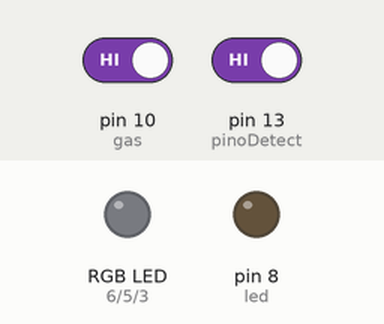
Simulated run of this sketch. Board: Arduino Uno, built with avr-gcc and run on an emulated ATmega328P. Parts: an RGB LED mixed from three pins (HIGH = lit), output pins drawn as LEDs (lit = HIGH). The test bench sets the inputs (shaded band); at power-on: pin 10 (gas) HIGH, pin 13 (pinoDetect) HIGH.

Above: at 1.2 s.
1.3 s: pin 10 (gas) driven LOW
At 2.3 s:
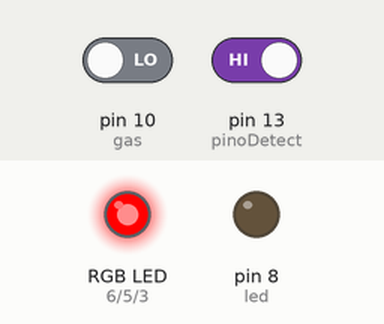
2.8 s: pin 13 (pinoDetect) driven LOW
At 3.5 s:
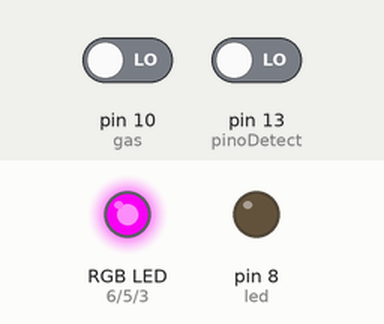
4.3 s: pin 10 (gas) driven HIGH
At 6.9 s:
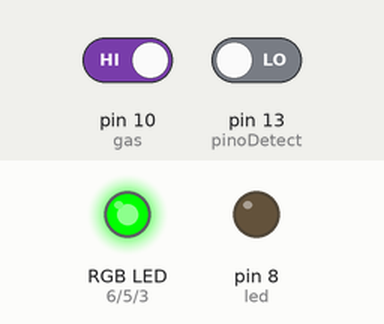
7.3 s: pin 13 (pinoDetect) driven HIGH
At 9.2 s:
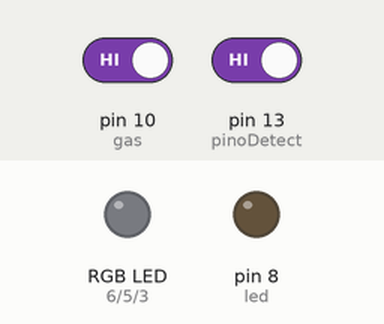
10.3 s: pin 10 (gas) driven LOW
At 11.6 s:
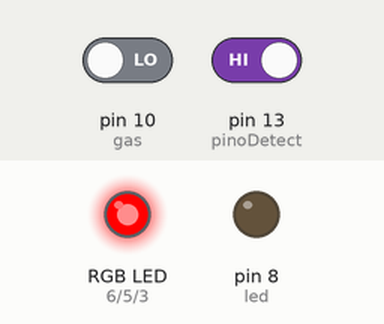
Timing chart, 0 to 12.8 s (numbered marks = the images above; inputs shaded):
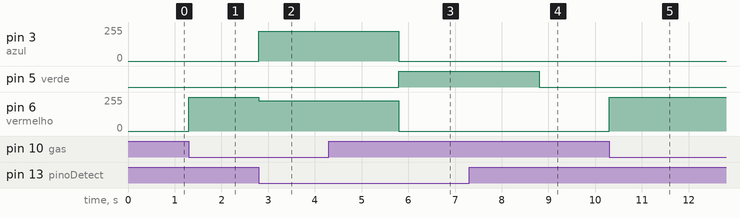

Measured:
- after the input at 1.3 s, pin 6 (vermelho): 0/255 → 255/255 at once
- after the input at 2.8 s, pin 3 (azul): 0/255 → 224/255 at once; pin 6 (vermelho): 255/255 → 228/255 at once
- after the input at 4.3 s, pin 3 (azul): 224/255 → 0/255 after 1.5 s; pin 5 (verde): LOW → HIGH after 1.5 s; pin 6 (vermelho): 228/255 → 0/255 after 1.5 s
- after the input at 7.3 s, pin 5 (verde): HIGH → LOW after 1.5 s
- after the input at 10.3 s, pin 6 (vermelho): 0/255 → 255/255 at once

The sketch:

detectorDeSom.ino
```cpp
bool som;
const int pinoDetect = 13;
const int led = 8;
const int vermelho = 6;
const int verde = 5;
const int azul = 3;
const int gas = 10;

void setup() {
  Serial.begin(9600);
  pinMode(pinoDetect, INPUT);
  pinMode(led, OUTPUT);
  pinMode(vermelho, OUTPUT);
  pinMode(azul, OUTPUT);
  pinMode(verde, OUTPUT);
  pinMode(gas, INPUT);
}

void loop() {
  analogWrite(azul, 0);
  som = digitalRead(pinoDetect);

  if(digitalRead(gas) == LOW && !som) {
    analogWrite(vermelho, 228);
    analogWrite(azul, 224);
    analogWrite(verde, 0);
    delay(3000);
  } else if (!som) {
    analogWrite(verde, 255);
    analogWrite(vermelho, 0);
    delay(3000);
    analogWrite(verde, 0);
  } else if (digitalRead(gas) == LOW) {
    analogWrite(vermelho, 255);
    analogWrite(verde, 0);
  } else {
    analogWrite(vermelho, 0);
    analogWrite(azul, 0);
  }

}
```
